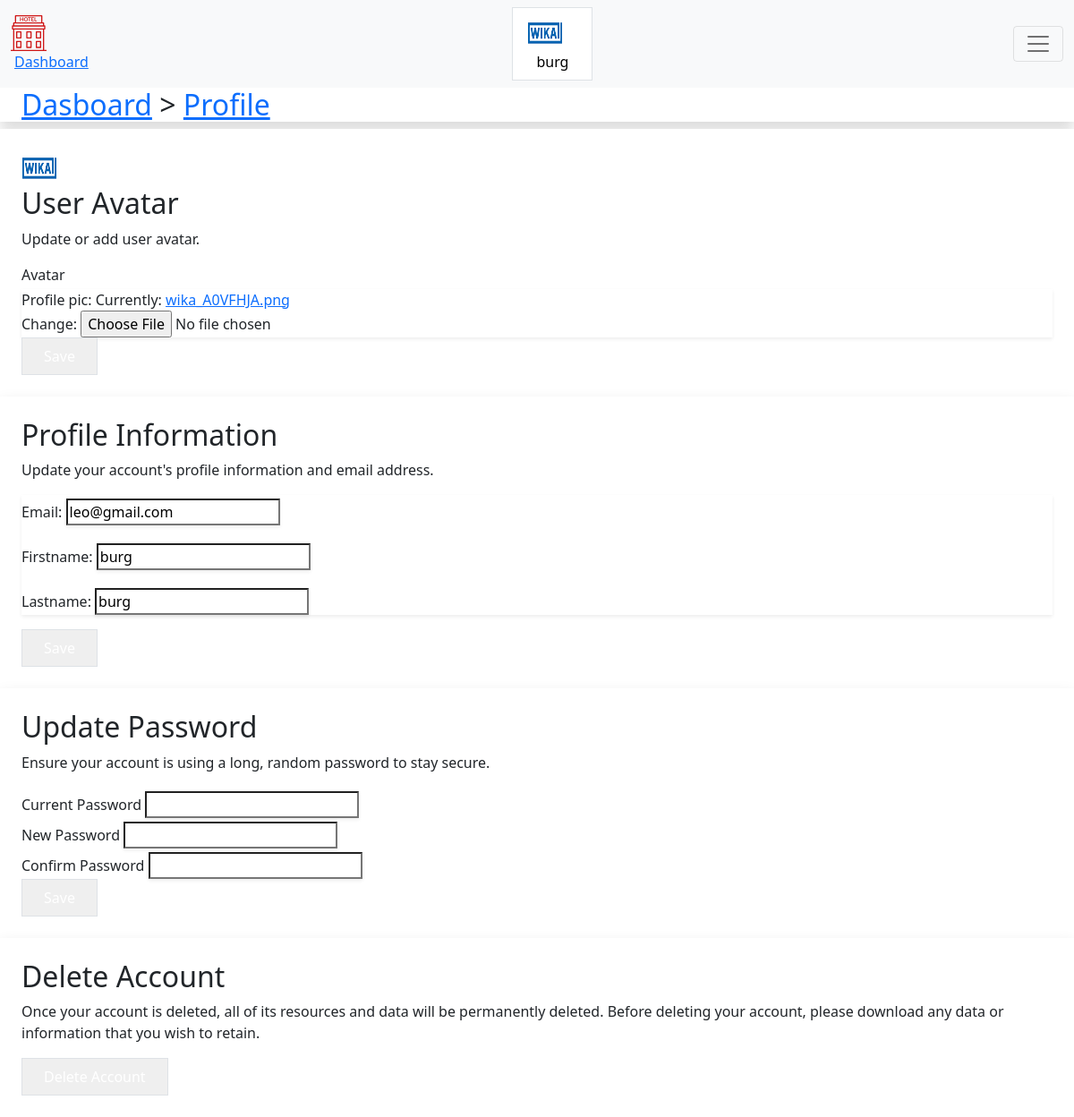
Screenshot of /profile/ (signed in) with the database file from the repository.
### Customeruser/models.py (models this page shows, shortened)
class CustomBaseuser(AbstractBaseUser, PermissionsMixin):
    email = models.EmailField(_('email address'), unique=True)
    firstname = models.CharField(max_length=150, blank=False)
    lastname = models.CharField(max_length=150, blank=False)
    birth_date = models.DateField(blank=False, null=True)
    joined_date = models.DateTimeField(auto_now_add=True, null=True)
    phone_number = models.IntegerField(blank=False, null=True)
    profile_pic = models.ImageField(blank=False, null=True)
    email_verified = models.BooleanField(default=False)
    is_staff = models.BooleanField(default=False)
    is_superuser = models.BooleanField(default=False)
    objects = UserManager()
    USERNAME_FIELD = 'email'
    REQUIRED_FIELDS = ['firstname', 'lastname']

### Customeruser/views.py (the view, shortened to what this page needs)
# urls.py: path('profile/', profile_view, name='profile'),
@login_required(login_url='login')
def profile_view(request):
    userr=CustomBaseuser.objects.get(email=request.user.email)
    update_customer_form = update_customer(instance=userr)
    update_picture_form = update_picture(request.POST,request.FILES,instance=userr)
    if request.method == "POST" and request.POST.get('type')=='update_picture':
        print(update_picture_form.data)
        update_picture_form = update_picture(request.POST,request.FILES,instance=userr)
        if update_picture_form.is_valid():
            print('pic')
            update_picture_form.save(commit=True)
    if request.method == "POST" and request.POST.get('type') == 'update_user_info':
        update_customer_form = update_customer(data=request.POST,instance=userr)
        if update_customer_form.is_valid():
            print('valid')
            update_customer_form.save(commit=True)
            print(userr.firstname)
    if request.method == "POST" and request.POST.get('type') == 'delete':
        print('in')
        userr=CustomBaseuser.objects.get(email=request.user.email)
        userr.delete()
        request.user.delete()
    context={'details':request.user,
             'update_picture_form':update_picture_form,
             'update_customer_form':update_customer_form,}
    return render(request, 'Profile.html', context)

### templates/Profile.html (shortened to what this page needs)
{% load static %}
<!DOCTYPE html>
<html lang="en">
<head>
    <link href="https://fonts.bunny.net/css?family=figtree:400,500,600&display=swap" rel="stylesheet" />
    <link href="https://cdn.jsdelivr.net/npm/bootstrap@5.1.3/dist/css/bootstrap.min.css" rel="stylesheet"
>
    <link rel="stylesheet" href="https://hotelmanagement.com.ng/public/build/assets/app-CxbmzRxr.css" />
    <link rel="stylesheet" href="{%static 'css/menu.css'%}" />
</head>
<body class="font-sans antialiased">
    <div class="min-h-screen bg-gray-100 dark:bg-gray-900">
        <nav class="navbar  navbar-light bg-light">
            <div class="container-fluid">
                <div class="flex">
                    <div class="shrink-0 flex items-center">
                        <a href="{%url 'home' %}">
                        </a>
                    </div>
                    <div class="hidden space-x-8 sm:-my-px sm:ms-10 sm:flex">
                        <a class="inline-flex items-center px-1 pt-1 border-b-2 border-indigo-400 dark:border-indigo-600 text-sm font-medium leading-5 text-gray-900 dark:text-gray-100 focus:outline-none focus:border-indigo-700 transition duration-150 ease-in-out"
                            href="{% url 'dashboard' %}">
                            Dashboard
                        </a>
                    </div>
                </div>
                <button class="sm:flex sm:items-center sm:ms-6 inline-flex items-center px-3 py-2 border
                    border-transparent text-sm leading-4 font-medium rounded-md text-gray-500 dark:text-gray-400
                    bg-white dark:bg-gray-800 hover:text-gray-700 dark:hover:text-gray-300 focus:outline-none transition
                    ease-in-out duration-150">
                    {% if details.profile_pic %}
                    <img src="{{details.profile_pic.url}}" alt=""
                        style="margin-right:1em; border-radius:10px; width:40px; height:40px;">
                    {%else%}
                    <img src="" alt="" style="margin-right:1em; border-radius:10px; width:40px; height:40px;">
                    {% endif %}
                    <div>
                        {{user.firstname}}
                    </div>
                </button>
                <button class="navbar-toggler" type="button" data-bs-toggle="collapse"
                    data-bs-target="#navbarSupportedContent" aria-controls="navbarSupportedContent"
                    aria-expanded="false" aria-label="Toggle navigation">
                    <span class="navbar-toggler-icon"></span>
                </button>
            </div>
        </nav>
        <header class="bg-white dark:bg-gray-800 shadow">
            <div class="max-w-7xl mx-auto py-6 px-4 sm:px-6 lg:px-8">
                <h2 class="font-semibold text-xl text-gray-800 dark:text-gray-200 leading-tight">
                    <a href="{% url 'dashboard' %}" class="text-gray-500 dark:text-gray-400">Dasboard</a> > <a
                        href="{%url 'profile' %}">Profile</a>
                </h2>
            </div>
        </header>
        <main>
            <div class="py-12">
                <div class="max-w-7xl mx-auto sm:px-6 lg:px-8 space-y-6">
                    <div class="p-4 sm:p-8 bg-white dark:bg-gray-800 shadow sm:rounded-lg">
                        <div class="max-w-xl">
                            <section>
                                {% if details.profile_pic %}
                                <img src="{{details.profile_pic.url}}" alt=""
                                    style="margin-right:1em; border-radius:10px; width:40px; height:40px;">
                                {%else%}
                                <img src="" alt=""
                                    style="margin-right:1em; border-radius:10px; width:40px; height:40px;">
                                {% endif %} <header>
                                    <h2 class="text-lg font-medium text-gray-900 dark:text-gray-100">
                                        User Avatar
                                    </h2>
                                    <p class="mt-1 text-sm text-gray-600 dark:text-gray-400">
                                        Update or add user avatar.
                                    </p>
                                </header>
                                <form method="POST" action="{% url 'profile' %}" class="mt-6 space-y-6"
                                    enctype="multipart/form-data">
                                    <div>
                                        <label class="block font-medium text-sm text-gray-700 dark:text-gray-300"
                                            for="avatar">
                                            Avatar
                                        </label>
                                        <div
                                            class="border-gray-300 dark:border-gray-700 dark:bg-gray-900 dark:text-gray-300 focus:border-indigo-500 dark:focus:border-indigo-600 focus:ring-indigo-500 dark:focus:ring-indigo-600 rounded-md shadow-sm mt-1 block w-full">
                                            {{update_picture_form}}
                                        </div>
                                    </div>
                                    <div class="flex items-center gap-4">
                                        <input type="submit" value="Save"
                                            class="inline-flex items-center px-4 py-2 bg-gray-800 dark:bg-gray-200 border border-transparent rounded-md font-semibold text-xs text-white dark:text-gray-800 uppercase tracking-widest hover:bg-gray-700 dark:hover:bg-white focus:bg-gray-700 dark:focus:bg-white active:bg-gray-900 dark:active:bg-gray-300 focus:outline-none focus:ring-2 focus:ring-indigo-500 focus:ring-offset-2 dark:focus:ring-offset-gray-800 transition ease-in-out duration-150" />
                                    </div>
                                </form>
                            </section>
                        </div>
                    </div>
                    <div class="p-4 sm:p-8 bg-white dark:bg-gray-800 shadow sm:rounded-lg">
                        <div class="max-w-xl">
                            <section>
                                <header>
                                    <h2 class="text-lg font-medium text-gray-900 dark:text-gray-100">
                                        Profile Information
                                    </h2>
                                    <p class="mt-1 text-sm text-gray-600 dark:text-gray-400">
                                        Update your account&#039;s profile information and email address.
                                    </p>
                                </header>
                                <form class="mt-6 space-y-6" method="post" action="{% url 'profile' %}">
                                    <div>
                                        <div
                                            class="border-gray-300 dark:border-gray-700 dark:bg-gray-900 dark:text-gray-300 focus:border-indigo-500 dark:focus:border-indigo-600 focus:ring-indigo-500 dark:focus:ring-indigo-600 rounded-md shadow-sm mt-1 block w-full">
                                            {{update_customer_form.as_p}}
                                        </div>
                                    </div>
                                    <div class="flex items-center gap-4">
                                        <input type="submit" value="Save"
                                            class="inline-flex items-center px-4 py-2 bg-gray-800 dark:bg-gray-200 border border-transparent rounded-md font-semibold text-xs text-white dark:text-gray-800 uppercase tracking-widest hover:bg-gray-700 dark:hover:bg-white focus:bg-gray-700 dark:focus:bg-white active:bg-gray-900 dark:active:bg-gray-300 focus:outline-none focus:ring-2 focus:ring-indigo-500 focus:ring-offset-2 dark:focus:ring-offset-gray-800 transition ease-in-out duration-150" />
                                    </div>
                                </form>
                            </section>
                        </div>
                    </div>
                    <div class="p-4 sm:p-8 bg-white dark:bg-gray-800 shadow sm:rounded-lg">
                        <div class="max-w-xl">
                            <section>
                                <header>
                                    <h2 class="text-lg font-medium text-gray-900 dark:text-gray-100">
                                        Update Password
                                    </h2>
                                    <p class="mt-1 text-sm text-gray-600 dark:text-gray-400">
                                        Ensure your account is using a long, random password to stay secure.
                                    </p>
                                </header>
                                <form method="post" action="{%url 'profile'%}" class="mt-6 space-y-6">
                                    <div>
                                        <label class="block font-medium text-sm text-gray-700 dark:text-gray-300"
                                            for="password">
                                            Current Password
                                        </label>
                                        <input
                                            class="border-gray-300 dark:border-gray-700 dark:bg-gray-900 dark:text-gray-300 focus:border-indigo-500 dark:focus:border-indigo-600 focus:ring-indigo-500 dark:focus:ring-indigo-600 rounded-md shadow-sm mt-1 block w-full"
                                            id="password" name="password" type="password">
                                    </div>
                                    <div>
                                        <label class="block font-medium text-sm text-gray-700 dark:text-gray-300"
                                            for="new_password">
                                            New Password
                                        </label>
                                        <input
                                            class="border-gray-300 dark:border-gray-700 dark:bg-gray-900 dark:text-gray-300 focus:border-indigo-500 dark:focus:border-indigo-600 focus:ring-indigo-500 dark:focus:ring-indigo-600 rounded-md shadow-sm mt-1 block w-full"
                                            id="new_password" name="new_password" type="password">
                                    </div>
                                    <div>
                                        <label class="block font-medium text-sm text-gray-700 dark:text-gray-300"
                                            for="update_password_password_confirmation">
                                            Confirm Password
                                        </label>
                                        <input
                                            class="border-gray-300 dark:border-gray-700 dark:bg-gray-900 dark:text-gray-300 focus:border-indigo-500 dark:focus:border-indigo-600 focus:ring-indigo-500 dark:focus:ring-indigo-600 rounded-md shadow-sm mt-1 block w-full"
                                            id="confirmation" name="confirmation" type="password">
                                    </div>
                                    <div class="flex items-center gap-4">
                                        <input type="submit" value="Save"
                                            class="inline-flex items-center px-4 py-2 bg-gray-800 dark:bg-gray-200 border border-transparent rounded-md font-semibold text-xs text-white dark:text-gray-800 uppercase tracking-widest hover:bg-gray-700 dark:hover:bg-white focus:bg-gray-700 dark:focus:bg-white active:bg-gray-900 dark:active:bg-gray-300 focus:outline-none focus:ring-2 focus:ring-indigo-500 focus:ring-offset-2 dark:focus:ring-offset-gray-800 transition ease-in-out duration-150" />
                                    </div>
                                </form>
                            </section>
                        </div>
                    </div>
                    <div class="p-4 sm:p-8 bg-white dark:bg-gray-800 shadow sm:rounded-lg">
                        <div class="max-w-xl">
                            <section class="space-y-6">
                                <header>
                                    <h2 class="text-lg font-medium text-gray-900 dark:text-gray-100">
                                        Delete Account
                                    </h2>
                                    <p class="mt-1 text-sm text-gray-600 dark:text-gray-400">
                                        Once your account is deleted, all of its resources and data will be permanently
                                        deleted. Before deleting your account, please download any data or information
                                        that you wish to retain.
                                    </p>
                                </header>
                                <form method="post" action="{% url 'profile'%}">
                                    <input type="submit" value="Delete Account"
                                        class="inline-flex items-center px-4 py-2 bg-red-600 border border-transparent rounded-md font-semibold text-xs text-white uppercase tracking-widest hover:bg-red-500 active:bg-red-700 focus:outline-none focus:ring-2 focus:ring-red-500 focus:ring-offset-2 dark:focus:ring-offset-gray-800 transition ease-in-out duration-150"
                                        x-data="" x-on:click.prevent="$dispatch('open-modal', 'confirm-user-deletion')">
                                </form>
                            </section>
                        </div>
                    </div>
                </div>
            </div>
        </main>
    </div>
</body>
</html>

### rows the page displays
CustomBaseuser: profile_pic (picture), firstname "burg", email "leo@gmail.com", lastname "burg"
